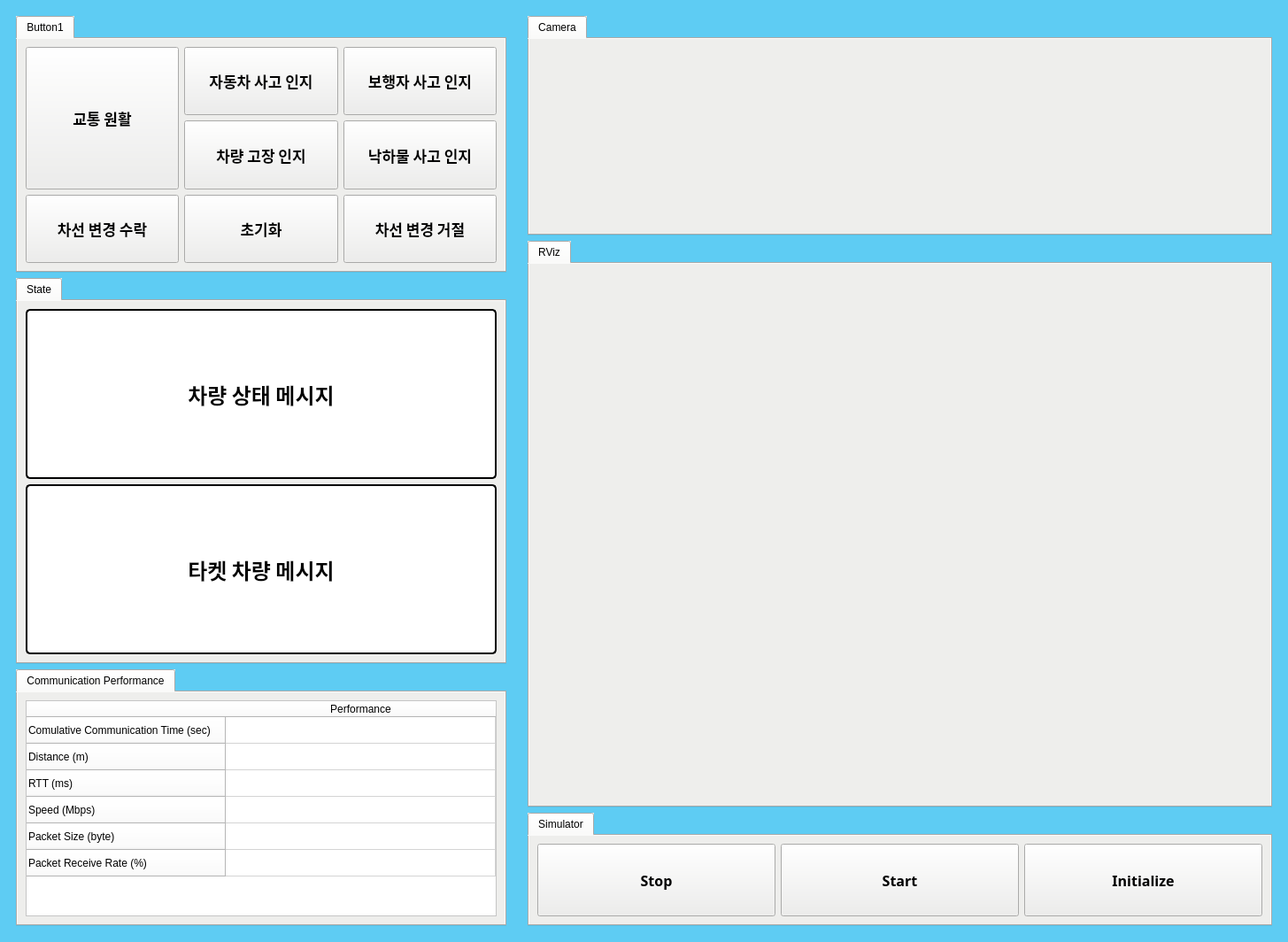
<?xml version="1.0" encoding="UTF-8"?>
<ui version="4.0">
 <class>MainWindow</class>
 <widget class="QMainWindow" name="MainWindow">
  <property name="geometry">
   <rect>
    <x>0</x>
    <y>0</y>
    <width>1455</width>
    <height>1064</height>
   </rect>
  </property>
  <property name="font">
   <font>
    <family>Manjari</family>
    <weight>75</weight>
    <bold>true</bold>
   </font>
  </property>
  <property name="windowTitle">
   <string>SightShare UI</string>
  </property>
  <property name="windowIcon">
   <iconset>
    <normaloff>../icon/icon.jpg</normaloff>../icon/icon.jpg</iconset>
  </property>
  <property name="autoFillBackground">
   <bool>false</bool>
  </property>
  <property name="styleSheet">
   <string notr="true">background-color: rgb(94, 204, 243);</string>
  </property>
  <widget class="QWidget" name="centralwidget">
   <layout class="QHBoxLayout" name="horizontalLayout_2">
    <item>
     <widget class="QWidget" name="widget_7" native="true">
      <property name="sizePolicy">
       <sizepolicy hsizetype="Expanding" vsizetype="Expanding">
        <horstretch>2</horstretch>
        <verstretch>0</verstretch>
       </sizepolicy>
      </property>
      <layout class="QVBoxLayout" name="verticalLayout_4">
       <item>
        <layout class="QGridLayout" name="gridLayout_2">
         <item row="1" column="0">
          <widget class="QTabWidget" name="tabWidget_4">
           <property name="sizePolicy">
            <sizepolicy hsizetype="Expanding" vsizetype="Expanding">
             <horstretch>0</horstretch>
             <verstretch>3</verstretch>
            </sizepolicy>
           </property>
           <property name="styleSheet">
            <string notr="true">background-color: rgb(238, 238, 236);</string>
           </property>
           <property name="currentIndex">
            <number>0</number>
           </property>
           <widget class="QWidget" name="tab_3">
            <attribute name="title">
             <string>State</string>
            </attribute>
            <layout class="QVBoxLayout" name="verticalLayout_7">
             <item>
              <widget class="QLabel" name="egoLabel">
               <property name="sizePolicy">
                <sizepolicy hsizetype="Expanding" vsizetype="Expanding">
                 <horstretch>0</horstretch>
                 <verstretch>0</verstretch>
                </sizepolicy>
               </property>
               <property name="font">
                <font>
                 <family>Manjari</family>
                 <pointsize>18</pointsize>
                 <weight>75</weight>
                 <bold>true</bold>
                </font>
               </property>
               <property name="styleSheet">
                <string notr="true">QLabel {border: 2px solid black;
                border-radius: 5px;
					background-color: white;}</string>
               </property>
               <property name="text">
                <string>차량 상태 메시지</string>
               </property>
               <property name="alignment">
                <set>Qt::AlignCenter</set>
               </property>
              </widget>
             </item>
             <item>
              <widget class="QLabel" name="targetLabel">
               <property name="sizePolicy">
                <sizepolicy hsizetype="Expanding" vsizetype="Expanding">
                 <horstretch>0</horstretch>
                 <verstretch>0</verstretch>
                </sizepolicy>
               </property>
               <property name="font">
                <font>
                 <family>Manjari</family>
                 <pointsize>18</pointsize>
                 <weight>75</weight>
                 <bold>true</bold>
                </font>
               </property>
               <property name="styleSheet">
                <string notr="true">QLabel {border: 2px solid black;
                border-radius: 5px;
					background-color: white;}</string>
               </property>
               <property name="text">
                <string>타켓 차량 메시지</string>
               </property>
               <property name="alignment">
                <set>Qt::AlignCenter</set>
               </property>
              </widget>
             </item>
            </layout>
           </widget>
          </widget>
         </item>
         <item row="2" column="0">
          <widget class="QTabWidget" name="tabWidget_5">
           <property name="sizePolicy">
            <sizepolicy hsizetype="Expanding" vsizetype="Expanding">
             <horstretch>0</horstretch>
             <verstretch>2</verstretch>
            </sizepolicy>
           </property>
           <property name="styleSheet">
            <string notr="true">background-color: rgb(238, 238, 236);</string>
           </property>
           <property name="currentIndex">
            <number>0</number>
           </property>
           <widget class="QWidget" name="tab_4">
            <attribute name="title">
             <string>Communication Performance</string>
            </attribute>
            <layout class="QVBoxLayout" name="verticalLayout_8">
             <item>
              <widget class="QTableWidget" name="tableWidget">
               <property name="styleSheet">
                <string notr="true">background-color: rgb(255, 255, 255);</string>
               </property>
               <attribute name="horizontalHeaderDefaultSectionSize">
                <number>150</number>
               </attribute>
               <attribute name="horizontalHeaderStretchLastSection">
                <bool>true</bool>
               </attribute>
               <attribute name="verticalHeaderStretchLastSection">
                <bool>false</bool>
               </attribute>
               <row>
                <property name="text">
                 <string>Comulative Communication Time (sec)</string>
                </property>
               </row>
               <row>
                <property name="text">
                 <string>Distance (m)</string>
                </property>
               </row>
               <row>
                <property name="text">
                 <string>RTT (ms)</string>
                </property>
               </row>
               <row>
                <property name="text">
                 <string>Speed (Mbps)</string>
                </property>
               </row>
               <row>
                <property name="text">
                 <string>Packet Size (byte)</string>
                </property>
               </row>
               <row>
                <property name="text">
                 <string>Packet Receive Rate (%)</string>
                </property>
               </row>
               <column>
                <property name="text">
                 <string>Performance</string>
                </property>
               </column>
               <item row="5" column="0">
                <property name="text">
                 <string/>
                </property>
                <property name="font">
                 <font>
                  <family>Manjari</family>
                 </font>
                </property>
               </item>
              </widget>
             </item>
            </layout>
           </widget>
          </widget>
         </item>
         <item row="0" column="0">
          <widget class="QTabWidget" name="tabWidget_3">
           <property name="sizePolicy">
            <sizepolicy hsizetype="Expanding" vsizetype="Expanding">
             <horstretch>0</horstretch>
             <verstretch>2</verstretch>
            </sizepolicy>
           </property>
           <property name="styleSheet">
            <string notr="true">background-color: rgb(238, 238, 236);</string>
           </property>
           <property name="currentIndex">
            <number>0</number>
           </property>
           <widget class="QWidget" name="tab_2">
            <attribute name="title">
             <string>Button1</string>
            </attribute>
            <layout class="QVBoxLayout" name="verticalLayout_6">
             <item>
              <layout class="QGridLayout" name="gridLayout_3">
               <item row="0" column="3">
                <widget class="QPushButton" name="pedestrianAccidentButton">
                 <property name="sizePolicy">
                  <sizepolicy hsizetype="Expanding" vsizetype="Expanding">
                   <horstretch>0</horstretch>
                   <verstretch>0</verstretch>
                  </sizepolicy>
                 </property>
                 <property name="font">
                  <font>
                   <family>Manjari</family>
                   <pointsize>13</pointsize>
                   <weight>75</weight>
                   <bold>true</bold>
                  </font>
                 </property>
                 <property name="styleSheet">
                  <string notr="true">background-color: rgb(238, 238, 236);</string>
                 </property>
                 <property name="text">
                  <string>보행자 사고 인지</string>
                 </property>
                </widget>
               </item>
               <item row="1" column="3">
                <widget class="QPushButton" name="fallenObjectButton">
                 <property name="sizePolicy">
                  <sizepolicy hsizetype="Expanding" vsizetype="Expanding">
                   <horstretch>0</horstretch>
                   <verstretch>0</verstretch>
                  </sizepolicy>
                 </property>
                 <property name="font">
                  <font>
                   <family>Manjari</family>
                   <pointsize>13</pointsize>
                   <weight>75</weight>
                   <bold>true</bold>
                  </font>
                 </property>
                 <property name="styleSheet">
                  <string notr="true">background-color: rgb(238, 238, 236);</string>
                 </property>
                 <property name="text">
                  <string>낙하물 사고 인지</string>
                 </property>
                </widget>
               </item>
               <item row="2" column="0">
                <widget class="QPushButton" name="leftButton">
                 <property name="sizePolicy">
                  <sizepolicy hsizetype="Expanding" vsizetype="Expanding">
                   <horstretch>0</horstretch>
                   <verstretch>0</verstretch>
                  </sizepolicy>
                 </property>
                 <property name="font">
                  <font>
                   <family>Manjari</family>
                   <pointsize>13</pointsize>
                   <weight>75</weight>
                   <bold>true</bold>
                  </font>
                 </property>
                 <property name="styleSheet">
                  <string notr="true">background-color: rgb(238, 238, 236);</string>
                 </property>
                 <property name="text">
                  <string>차선 변경 수락</string>
                 </property>
                </widget>
               </item>
               <item row="2" column="2">
                <widget class="QPushButton" name="straightButton">
                 <property name="sizePolicy">
                  <sizepolicy hsizetype="Expanding" vsizetype="Expanding">
                   <horstretch>0</horstretch>
                   <verstretch>0</verstretch>
                  </sizepolicy>
                 </property>
                 <property name="font">
                  <font>
                   <family>Manjari</family>
                   <pointsize>13</pointsize>
                   <weight>75</weight>
                   <bold>true</bold>
                  </font>
                 </property>
                 <property name="styleSheet">
                  <string notr="true">background-color: rgb(238, 238, 236);</string>
                 </property>
                 <property name="text">
                  <string>초기화</string>
                 </property>
                </widget>
               </item>
               <item row="0" column="2">
                <widget class="QPushButton" name="carAccidentButton">
                 <property name="sizePolicy">
                  <sizepolicy hsizetype="Expanding" vsizetype="Expanding">
                   <horstretch>0</horstretch>
                   <verstretch>0</verstretch>
                  </sizepolicy>
                 </property>
                 <property name="font">
                  <font>
                   <family>Manjari</family>
                   <pointsize>13</pointsize>
                   <weight>75</weight>
                   <bold>true</bold>
                  </font>
                 </property>
                 <property name="styleSheet">
                  <string notr="true">background-color: rgb(238, 238, 236);</string>
                 </property>
                 <property name="text">
                  <string>자동차 사고 인지</string>
                 </property>
                </widget>
               </item>
               <item row="2" column="3">
                <widget class="QPushButton" name="rightButton">
                 <property name="sizePolicy">
                  <sizepolicy hsizetype="Expanding" vsizetype="Expanding">
                   <horstretch>0</horstretch>
                   <verstretch>0</verstretch>
                  </sizepolicy>
                 </property>
                 <property name="font">
                  <font>
                   <family>Manjari</family>
                   <pointsize>13</pointsize>
                   <weight>75</weight>
                   <bold>true</bold>
                  </font>
                 </property>
                 <property name="styleSheet">
                  <string notr="true">background-color: rgb(238, 238, 236);</string>
                 </property>
                 <property name="text">
                  <string>차선 변경 거절</string>
                 </property>
                </widget>
               </item>
               <item row="0" column="0" rowspan="2">
                <widget class="QPushButton" name="normalButton">
                 <property name="sizePolicy">
                  <sizepolicy hsizetype="Expanding" vsizetype="Expanding">
                   <horstretch>0</horstretch>
                   <verstretch>0</verstretch>
                  </sizepolicy>
                 </property>
                 <property name="font">
                  <font>
                   <family>Manjari</family>
                   <pointsize>13</pointsize>
                   <weight>75</weight>
                   <bold>true</bold>
                  </font>
                 </property>
                 <property name="styleSheet">
                  <string notr="true">background-color: rgb(238, 238, 236);</string>
                 </property>
                 <property name="text">
                  <string>교통 원활</string>
                 </property>
                </widget>
               </item>
               <item row="1" column="2">
                <widget class="QPushButton" name="carBrokenButton">
                 <property name="sizePolicy">
                  <sizepolicy hsizetype="Expanding" vsizetype="Expanding">
                   <horstretch>0</horstretch>
                   <verstretch>0</verstretch>
                  </sizepolicy>
                 </property>
                 <property name="font">
                  <font>
                   <family>Manjari</family>
                   <pointsize>13</pointsize>
                   <weight>75</weight>
                   <bold>true</bold>
                  </font>
                 </property>
                 <property name="styleSheet">
                  <string notr="true">background-color: rgb(238, 238, 236);</string>
                 </property>
                 <property name="text">
                  <string>차량 고장 인지</string>
                 </property>
                </widget>
               </item>
              </layout>
             </item>
            </layout>
           </widget>
          </widget>
         </item>
        </layout>
       </item>
      </layout>
     </widget>
    </item>
    <item>
     <widget class="QWidget" name="widget_6" native="true">
      <property name="sizePolicy">
       <sizepolicy hsizetype="Expanding" vsizetype="Expanding">
        <horstretch>3</horstretch>
        <verstretch>0</verstretch>
       </sizepolicy>
      </property>
      <layout class="QVBoxLayout" name="verticalLayout_2">
       <item>
        <layout class="QVBoxLayout" name="rightLayout">
         <item>
          <widget class="QTabWidget" name="tabWidget_2">
           <property name="sizePolicy">
            <sizepolicy hsizetype="Expanding" vsizetype="Expanding">
             <horstretch>0</horstretch>
             <verstretch>1</verstretch>
            </sizepolicy>
           </property>
           <property name="styleSheet">
            <string notr="true">background-color: rgb(238, 238, 236);</string>
           </property>
           <property name="currentIndex">
            <number>0</number>
           </property>
           <widget class="QWidget" name="tab">
            <property name="sizePolicy">
             <sizepolicy hsizetype="Expanding" vsizetype="Expanding">
              <horstretch>0</horstretch>
              <verstretch>0</verstretch>
             </sizepolicy>
            </property>
            <attribute name="title">
             <string>Camera</string>
            </attribute>
            <layout class="QVBoxLayout" name="verticalLayout_3">
             <item>
              <layout class="QVBoxLayout" name="verticalLayout">
               <item>
                <widget class="QLabel" name="cameraLabel">
                 <property name="sizePolicy">
                  <sizepolicy hsizetype="Expanding" vsizetype="Fixed">
                   <horstretch>0</horstretch>
                   <verstretch>0</verstretch>
                  </sizepolicy>
                 </property>
                 <property name="minimumSize">
                  <size>
                   <width>0</width>
                   <height>200</height>
                  </size>
                 </property>
                 <property name="text">
                  <string/>
                 </property>
                 <property name="alignment">
                  <set>Qt::AlignCenter</set>
                 </property>
                </widget>
               </item>
              </layout>
             </item>
            </layout>
           </widget>
          </widget>
         </item>
         <item>
          <widget class="QTabWidget" name="tabWidget">
           <property name="sizePolicy">
            <sizepolicy hsizetype="Expanding" vsizetype="Expanding">
             <horstretch>0</horstretch>
             <verstretch>3</verstretch>
            </sizepolicy>
           </property>
           <property name="minimumSize">
            <size>
             <width>400</width>
             <height>640</height>
            </size>
           </property>
           <property name="maximumSize">
            <size>
             <width>16777215</width>
             <height>16777215</height>
            </size>
           </property>
           <property name="styleSheet">
            <string notr="true">background-color: rgb(238, 238, 236);</string>
           </property>
           <property name="currentIndex">
            <number>0</number>
           </property>
           <widget class="QWidget" name="tabRViz">
            <property name="sizePolicy">
             <sizepolicy hsizetype="Expanding" vsizetype="Expanding">
              <horstretch>0</horstretch>
              <verstretch>0</verstretch>
             </sizepolicy>
            </property>
            <attribute name="title">
             <string>RViz</string>
            </attribute>
            <layout class="QVBoxLayout" name="verticalLayout_5">
             <item>
              <layout class="QVBoxLayout" name="rvizLayout"/>
             </item>
            </layout>
           </widget>
          </widget>
         </item>
         <item>
          <widget class="QTabWidget" name="tabWidget_6">
           <property name="sizePolicy">
            <sizepolicy hsizetype="Expanding" vsizetype="Expanding">
             <horstretch>0</horstretch>
             <verstretch>1</verstretch>
            </sizepolicy>
           </property>
           <property name="styleSheet">
            <string notr="true">background-color: rgb(238, 238, 236);</string>
           </property>
           <property name="currentIndex">
            <number>0</number>
           </property>
           <widget class="QWidget" name="tab_11">
            <attribute name="title">
             <string>Simulator</string>
            </attribute>
            <layout class="QHBoxLayout" name="horizontalLayout_3">
             <item>
              <layout class="QHBoxLayout" name="horizontalLayout">
               <item>
                <widget class="QPushButton" name="stopButton">
                 <property name="sizePolicy">
                  <sizepolicy hsizetype="Expanding" vsizetype="Expanding">
                   <horstretch>0</horstretch>
                   <verstretch>0</verstretch>
                  </sizepolicy>
                 </property>
                 <property name="font">
                  <font>
                   <family>Manjari</family>
                   <pointsize>12</pointsize>
                   <weight>75</weight>
                   <bold>true</bold>
                  </font>
                 </property>
                 <property name="styleSheet">
                  <string notr="true">background-color: rgb(238, 238, 236);</string>
                 </property>
                 <property name="text">
                  <string>Stop</string>
                 </property>
                </widget>
               </item>
               <item>
                <widget class="QPushButton" name="startButton">
                 <property name="sizePolicy">
                  <sizepolicy hsizetype="Expanding" vsizetype="Expanding">
                   <horstretch>0</horstretch>
                   <verstretch>0</verstretch>
                  </sizepolicy>
                 </property>
                 <property name="font">
                  <font>
                   <family>Manjari</family>
                   <pointsize>12</pointsize>
                   <weight>75</weight>
                   <bold>true</bold>
                  </font>
                 </property>
                 <property name="styleSheet">
                  <string notr="true">background-color: rgb(238, 238, 236);</string>
                 </property>
                 <property name="text">
                  <string>Start</string>
                 </property>
                </widget>
               </item>
               <item>
                <widget class="QPushButton" name="initializeButton">
                 <property name="sizePolicy">
                  <sizepolicy hsizetype="Expanding" vsizetype="Expanding">
                   <horstretch>0</horstretch>
                   <verstretch>0</verstretch>
                  </sizepolicy>
                 </property>
                 <property name="font">
                  <font>
                   <family>Manjari</family>
                   <pointsize>12</pointsize>
                   <weight>75</weight>
                   <bold>true</bold>
                  </font>
                 </property>
                 <property name="styleSheet">
                  <string notr="true">background-color: rgb(238, 238, 236);</string>
                 </property>
                 <property name="text">
                  <string>Initialize</string>
                 </property>
                </widget>
               </item>
              </layout>
             </item>
            </layout>
           </widget>
          </widget>
         </item>
        </layout>
       </item>
      </layout>
     </widget>
    </item>
   </layout>
  </widget>
 </widget>
 <resources/>
 <connections/>
</ui>
